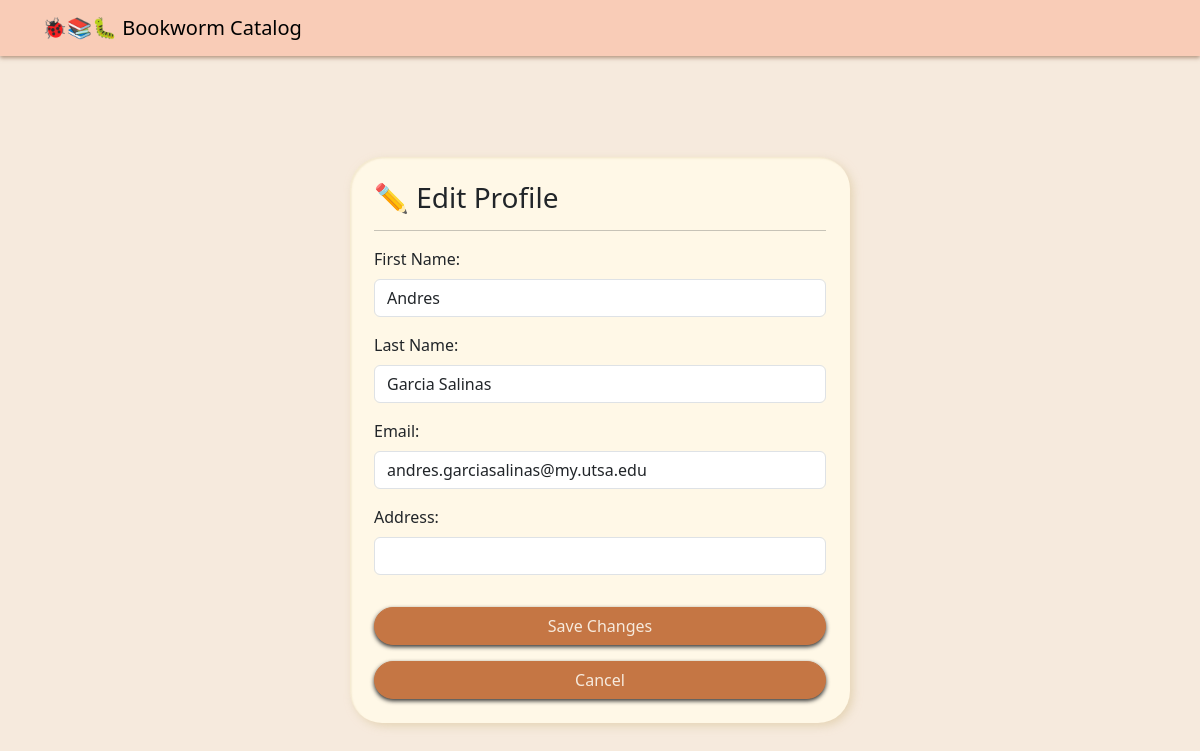
Screenshot of /address/ (signed in) with the database file from the repository.
### accounts/models.py (models this page shows)
class User(AbstractUser):
    pass

### accounts/views/profile.py (the view)
# urls.py: path("address/", profile.edit_address_view, name="edit_address"),
@login_required
def edit_address_view(request):  # ← renamed to match urls.py
    customer, _ = Customer.objects.get_or_create(user=request.user)
    if request.method == "POST":
        form = CustomerProfileForm(request.POST, instance=customer)
        if form.is_valid():
            form.save()
            messages.success(request, "Address updated successfully.")
    else:
        form = CustomerProfileForm(
            instance=customer
        )  # ← moved outside POST block
    return render(
        request, "accounts/edit_profile.html", {"form": form}
    )  # ← moved outside POST block

### accounts/forms.py
class CustomerProfileForm(forms.ModelForm):
    class Meta:
        model = Customer
        fields = ["address"]
        widgets = {
            "address": forms.TextInput(
                attrs={
                    "class": "form-control",
                    "placeholder": "123 Main St, City, State, ZIP",
                }
            )
        }

### accounts/templates/accounts/edit_profile.html (shortened to what this page needs)
{% load static %}
<!DOCTYPE html>
<html>
<head>
    <link href="https://cdn.jsdelivr.net/npm/bootstrap@5.3.0/dist/css/bootstrap.min.css" rel="stylesheet">
    <link rel="stylesheet" href="{% static 'accounts/style.css' %}">
</head>
<body class="login-page">
<nav class="navbar bookworm-navbar">
    <div class="container">
        <a class="navbar-brand" href="/books/">🐞📚🐛 Bookworm Catalog</a>
    </div>
</nav>
<main class="login-content">
<div class="container mt-4 edit-profile-content">
    <h3>✏️ Edit Profile</h3>
    <hr>
    <form method="POST">
        <div class="mb-3">
            <label class="form-label">First Name:</label>
            <input type="text" name="first_name"
                   value="{{ user.first_name }}"
                   class="form-control">
        </div>
        <div class="mb-3">
            <label class="form-label">Last Name:</label>
            <input type="text" name="last_name"
                   value="{{ user.last_name }}"
                   class="form-control">
        </div>
        <div class="mb-3">
            <label class="form-label">Email:</label>
            <input type="email" name="email"
                   value="{{ user.email }}"
                   class="form-control">
        </div>
        <div class="mb-3">
            <label class="form-label">Address:</label>
            <input type="address" name="address"
                   value="{{ user.address }}"
                   class="form-control">
        </div>
        <button type="submit" class="btn btn-primary mt-3 login-Button">
            Save Changes
        </button>
    </form>
    <a href="/books/" class="btn btn-outline-secondary mt-3 login-Button">
        Cancel
    </a>
</div>
</body>
</html>

### static/accounts/style.css (style rules this page uses)
:root { --bookworm-navbar: #F9CCB7; --bookworm-button: #c57644; --bookworm-button-hover: #744426; --bookworm-background: #f6eadd; --bookworm-background-secondary: #fff8e7; --bookworm-text: #c57644; }
.login-page { background-color: var(--bookworm-background); min-height: 100vh; }
.login-content { min-height: calc(100vh - 56px); display: flex; align-items: center; justify-content: center; }
.form-label { font-weight: 500; margin-bottom: 0.5rem; }
.login-Button { width: 100%; border-radius: 25px; box-shadow: #333 0px 2px 4px; background-color: var(--bookworm-button); border: 1px solid var(--bookworm-button); color: var(--bookworm-background); }
.bookworm-navbar { background-color: var(--bookworm-navbar); box-shadow: 0 2px 4px rgba(116, 68, 38, 0.50); }
.edit-profile-content { width: min(100%, 500px); background-color: var(--bookworm-background-secondary); padding: 24px; border-radius: 2em; box-shadow: inset 0.1em 0.1em 0.1em rgb(218 199 156 / 30%), 0 0 0 0 white, 0.2em 0.2em 0.5em rgb(218 199 156 / 60%); }

### rows the page displays
User: first_name "Andres", last_name "Garcia Salinas", email "andres.garciasalinas@my.utsa.edu"
